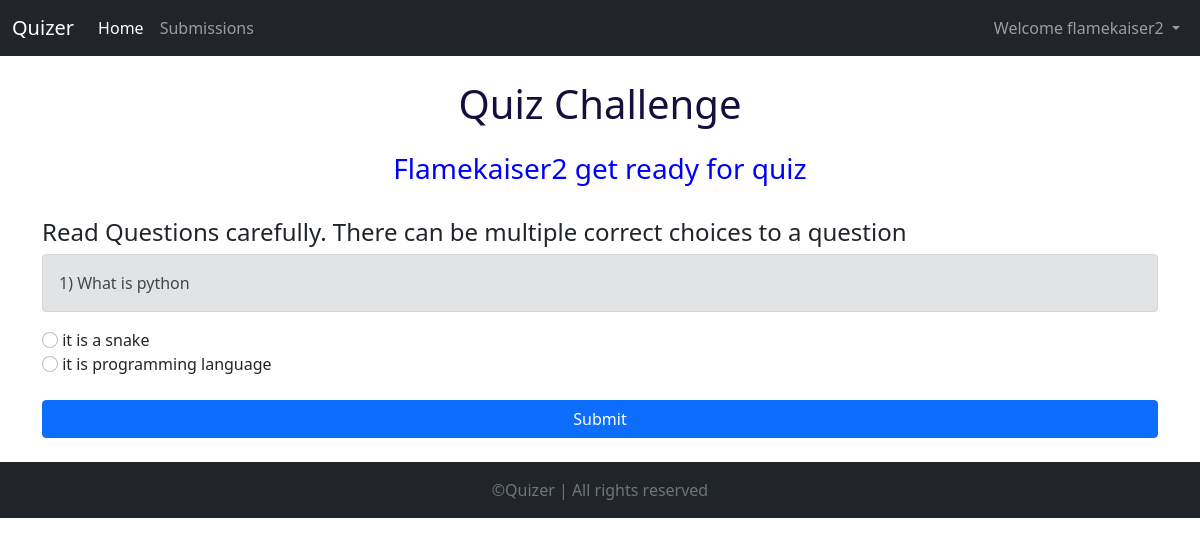
The app's page /onlinecourse/quiz/3 (signed in) with its own data.
### exam/models.py (models this page shows, shortened)
class Question(models.Model):
    quesid = models.AutoField(primary_key= True)
    subject = models.ForeignKey(Subject,on_delete=models.CASCADE)
    questext = models.TextField(max_length=5000)
    points = models.IntegerField(default=0)

class Option(models.Model):
    opid = models.AutoField(primary_key= True)
    question = models.ForeignKey(Question,on_delete=models.CASCADE)
    opttext = models.TextField(max_length=500,default="")
    is_correct = models.BooleanField(default=False)

### exam/views.py (the view, shortened to what this page needs)
# urls.py: path('quiz/<int:id>',views.quiz , name='quiz'),
def quiz(request,id):
    questions = Question.objects.filter(subject=id)
    options = Option.objects.filter(question__subject__subid = id)
    result = False
    score = -1
    params = {'questions': questions,'options':options,'result':result,'score':score}
    return render(request,'quiz.html',params)

### exam/templates/quiz.html (shortened to what this page needs)
{% extends 'basic.html' %}
{% load static %}
{% block body %}
<div class="container">
    <h1 class="my-4 center mceter"> Quiz Challenge</h1>
    <h3 class="hcenter">{{user.username|title}} get ready for quiz</h3>
    <br>
    <h4>Read Questions carefully. There can be multiple correct choices to a question</h4>
    {% for quest in questions %}
      <div class="question">
        <div class="alert alert-secondary" role="alert">
          {{forloop.counter}}) {{quest.questext}}
        </div>
      </div>
    {% for option in options %}
      {% if option.question.quesid == quest.quesid %}
      <form method="post">
          {% if result %}
              {% if option.is_correct %}
              <div class="alert alert-success " role="alert">
                {{option.opttext}}<span class="ppoints">Correct Answer</span>
                <input class="form-check-input" type="radio" name="flexRadioDefault{{quest.quesid}}" value="{{option.opid}}"  hidden>
                </div>
              {% else %}
                {% if option.opid in wrongans %}
                  <div class="alert alert-danger dalert" role="alert">
                  {{option.opttext}}<span class="ppoints">Wrong Answer</span>
                  </div>
                {% else %}
                  <input class="form-check-input" type="radio" value="{{option.opid}}" name="flexRadioDefault{{quest.quesid}}"  disabled>
                  {{option.opttext}}
                  {% endif %}
                <br>
                {% endif %}
          {% else %}
              <input class="form-check-input" type="radio" value="{{option.opid}}" name="flexRadioDefault{{quest.quesid}}" id="flexRadioDefault1">
              {{option.opttext}}
              <br>
          {% endif %}
        {% endif %}
    {% endfor %}
    <br>
  {% endfor %}
  <div class="d-grid gap-2">
      <button class="btn btn-primary mb-4" id="sbuttton" type="submit">Submit</button>
    </div>
  </form>
</div>
{% endblock  %}

### exam/templates/basic.html (shortened to what this page needs)
<!doctype html>
<html lang="en">
  {% load static %}
  <head>
    <link href="https://cdn.jsdelivr.net/npm/bootstrap@5.0.1/dist/css/bootstrap.min.css" rel="stylesheet">
    <link rel="stylesheet" type="text/css" href="{% static 'css/style.css' %}">
  </head>
  <body>
    <nav class="navbar navbar-expand-lg navbar-dark bg-dark">
        <div class="container-fluid">
          <a class="navbar-brand" href="{% url 'onlinecourse' %}">Quizer</a>
          <div class="collapse navbar-collapse" id="navbarSupportedContent">
            <ul class="navbar-nav me-auto mb-2 mb-lg-0">
              <li class="nav-item">
                <a class="nav-link active" aria-current="page" href="{% url 'onlinecourse' %}">Home</a>
              </li>
              {% if user.is_authenticated  %}
              <li class="nav-item">
                <a class="nav-link {% block subactive %} {% endblock%}" href="{% url 'submissions' %}">Submissions</a>
              </li>
              {% endif %}
            </ul>
            {% if user.is_authenticated  %}
        <ul class="navbar-nav  mb-2 mb-lg-0">
                <li class="nav-item dropdown">
          <a class="nav-link dropdown-toggle" href="#" id="navbarDropdown" role="button" data-bs-toggle="dropdown" aria-expanded="false">
            Welcome {{request.user}}
          </a>
        </li>
      </ul>
        {% else %}
        <button class="btn btn-outline-danger" type="submit"data-bs-toggle="modal" data-bs-target="#loginModal">Login</button>
        <button class="btn btn-outline-danger mx-2" type="submit" data-bs-toggle="modal" data-bs-target="#signupModal">SignUp</button>
        {% endif %}
          </div>
        </div>
      </nav>
      {% block body %}
      {% endblock %}
    <footer class="footer mt-auto py-3 bg-dark {% block bottomf %} {% endblock %}">
        <div class="container ftext">
          <span class="text-muted">&copy;Quizer | All rights reserved</span>
        </div>
      </footer>
  </body>
</html>

### exam/static/css/style.css (style rules this page uses)
.question { position:relative; }
.hcenter { text-align: center; color: blue; }
.mceter { color:rgb(23, 14, 61); text-align: center; }
.ftext { text-align: center; }

### records on screen
Question: questext "What is python"
Option: opttext "it is a snake"
Option: opttext "it is programming language"

### other values on screen
{{ request.user }} "flamekaiser2"
{{ user.username|title }} "Flamekaiser2"
